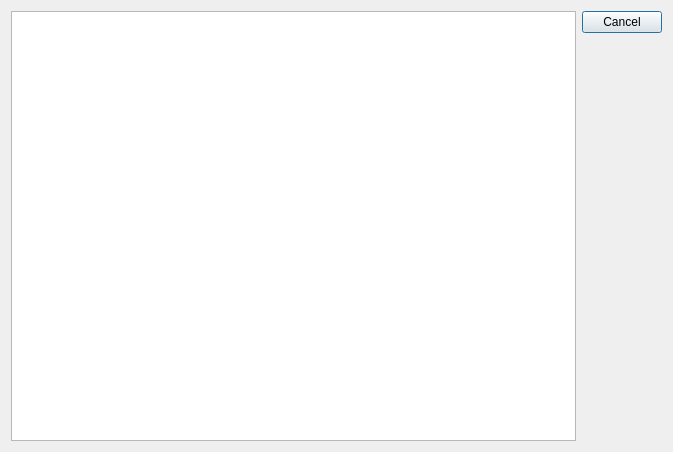
<?xml version="1.0" encoding="UTF-8"?>
<ui version="4.0">
 <class>ClientListWidget</class>
 <widget class="QDialog" name="ClientListWidget">
  <property name="geometry">
   <rect>
    <x>0</x>
    <y>0</y>
    <width>673</width>
    <height>452</height>
   </rect>
  </property>
  <property name="windowTitle">
   <string>Dialog</string>
  </property>
  <layout class="QHBoxLayout" name="horizontalLayout">
   <item>
    <widget class="QListWidget" name="item_list"/>
   </item>
   <item>
    <widget class="QDialogButtonBox" name="button_box">
     <property name="orientation">
      <enum>Qt::Vertical</enum>
     </property>
     <property name="standardButtons">
      <set>QDialogButtonBox::Cancel</set>
     </property>
    </widget>
   </item>
  </layout>
 </widget>
 <resources/>
 <connections>
  <connection>
   <sender>button_box</sender>
   <signal>accepted()</signal>
   <receiver>ClientListWidget</receiver>
   <slot>accept()</slot>
   <hints>
    <hint type="sourcelabel">
     <x>248</x>
     <y>254</y>
    </hint>
    <hint type="destinationlabel">
     <x>157</x>
     <y>274</y>
    </hint>
   </hints>
  </connection>
  <connection>
   <sender>button_box</sender>
   <signal>rejected()</signal>
   <receiver>ClientListWidget</receiver>
   <slot>reject()</slot>
   <hints>
    <hint type="sourcelabel">
     <x>316</x>
     <y>260</y>
    </hint>
    <hint type="destinationlabel">
     <x>286</x>
     <y>274</y>
    </hint>
   </hints>
  </connection>
 </connections>
</ui>
